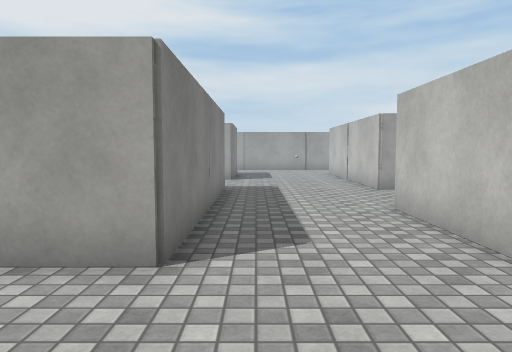
view 1 (above)

24 first-person views from a walk through a Unity game level. The camera is 1.3 m above the floor, tilts 4° down and sees 70° across. The floor is counted in squares, 1 m on a side. Each view is taken from the middle of a square. On the plan, view 1 faces up. The plan holds only what a view shows up to about 15 squares ahead; the rest is blank. The place goes on beyond the plan. The player is left out. Door leaves are left out, so doorways stand open. Some surface patterns are stand-ins.

view 2
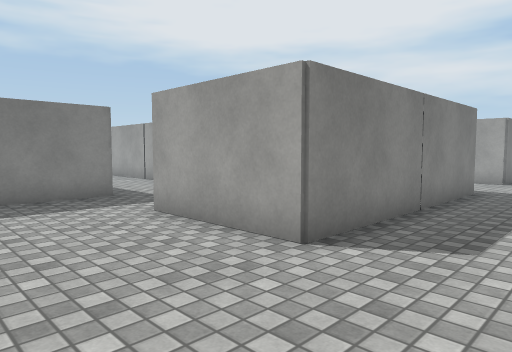

view 3
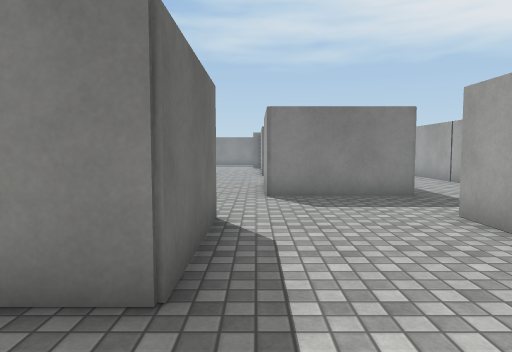

view 4
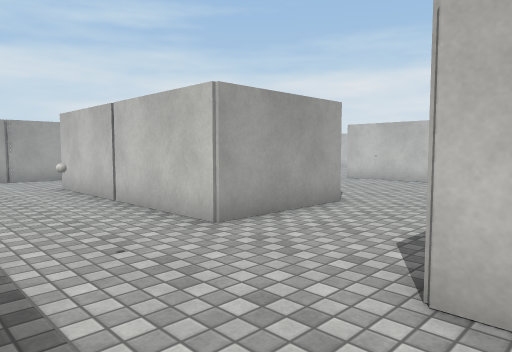

view 5
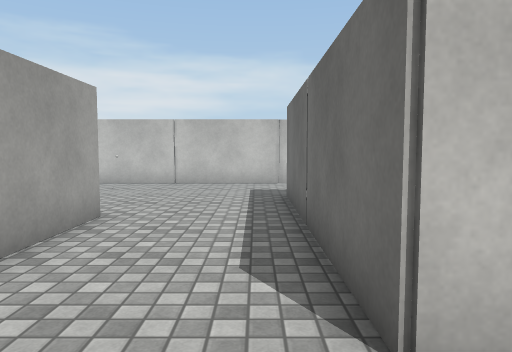

view 6
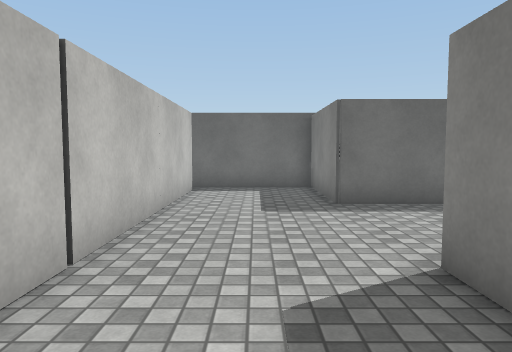

view 7
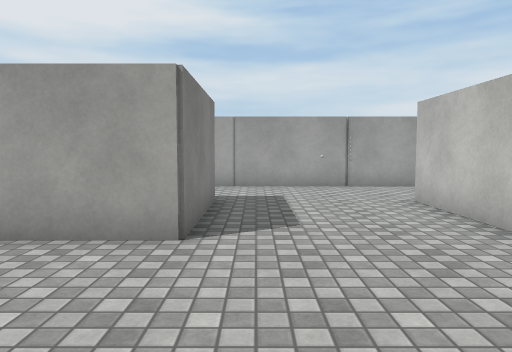

view 8
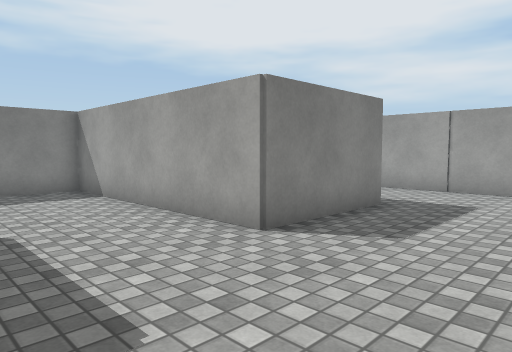

view 9
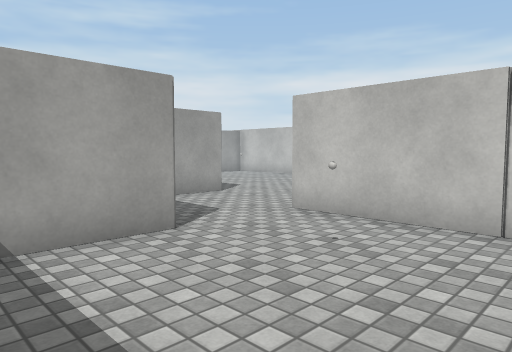

view 10
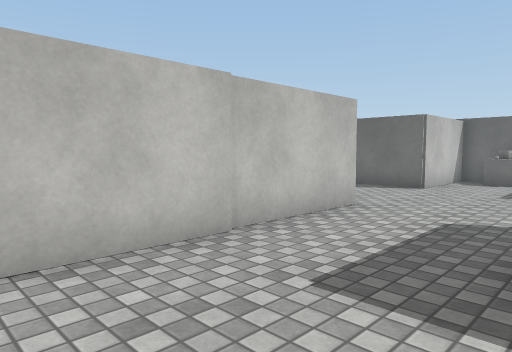

view 11
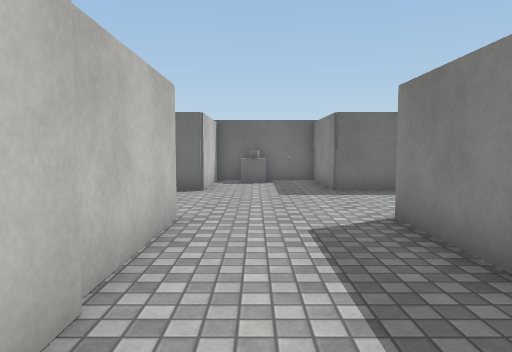

view 12
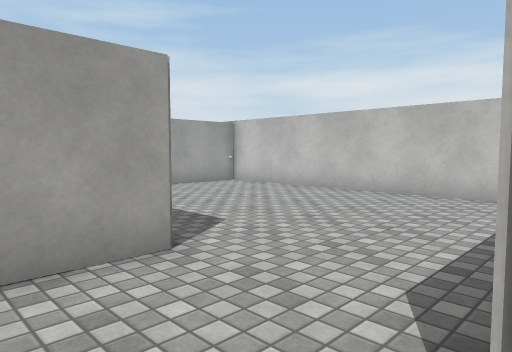

view 13
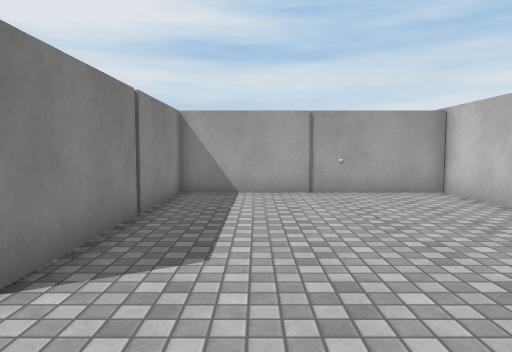

view 14
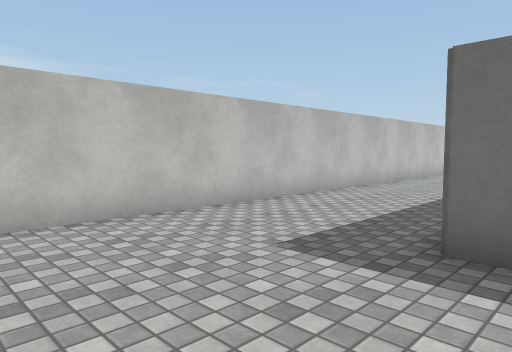

view 15
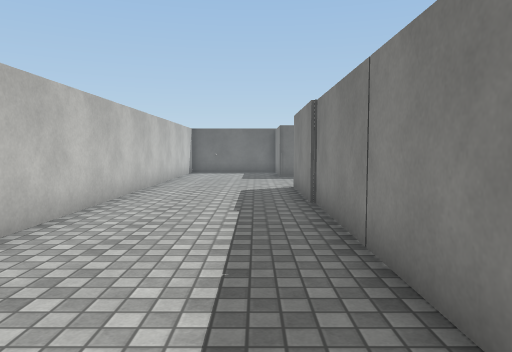

view 16
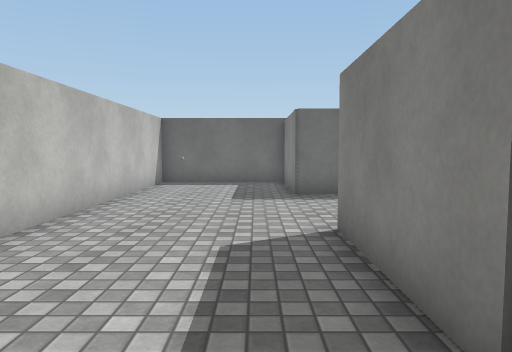

view 17
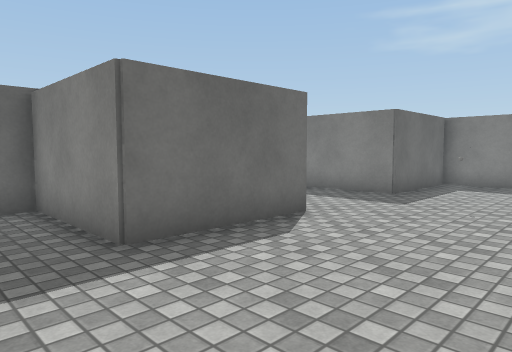

view 18
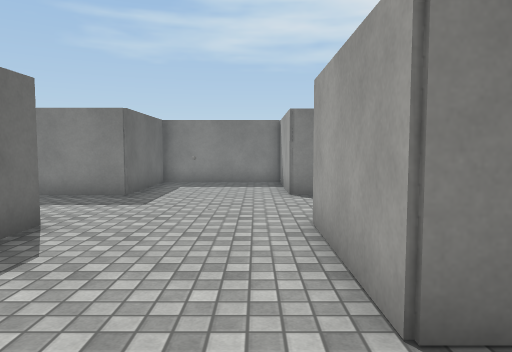

view 19
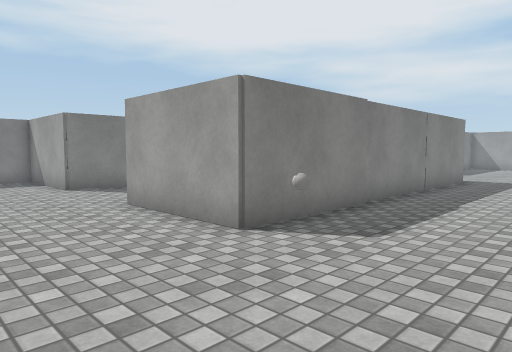

view 20
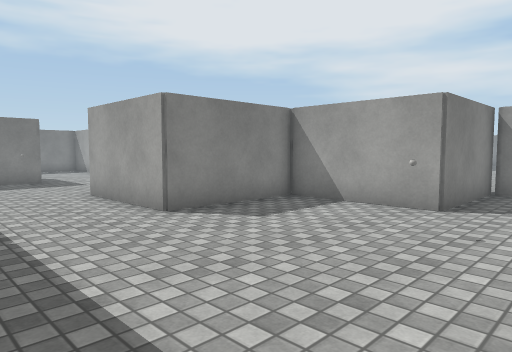

view 21
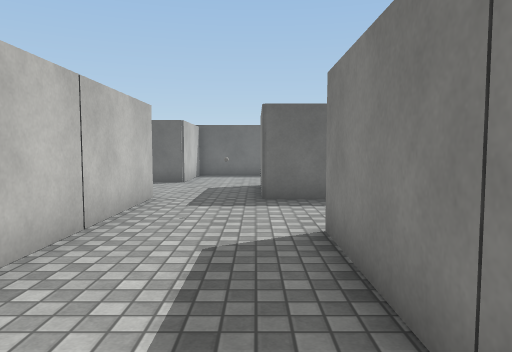

view 22
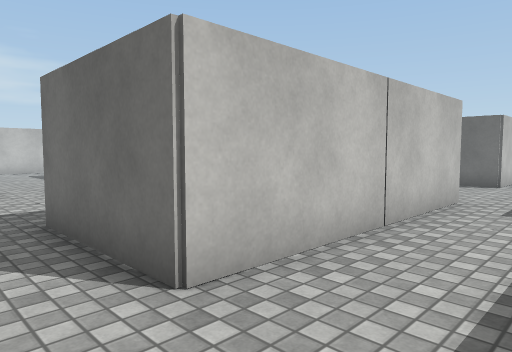

view 23
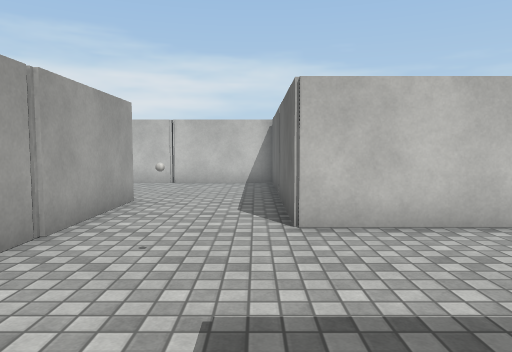

view 24
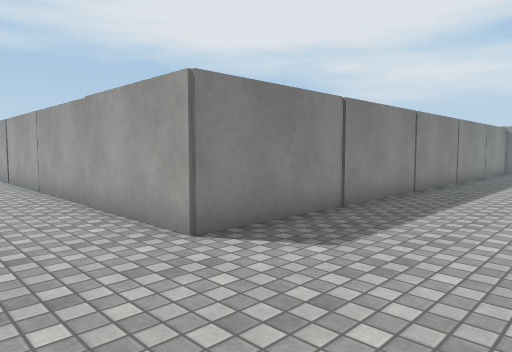

### Floor plan
Key: @ floor where view 1 was taken; # wall or solid block; . floor; C cube; O other object.
Columns run from 9 left of view 1 to 25 right of it. Each row starts with its distance up from view 1.
 33                 O...
 32                 O...
 31                 O...
 30                 O...
 29                 O....
 28                 O....     OOOOOOOO#
 27                 O....     O.......#
 26                 O.....O   O.......#
 25                 O.....O   O.......#
 24    OOOOOOOOOOOOOO.....O  O....#...#
 23        ...............O  O........#
 22        ....#..........O  O........#
 21        ...............O  O........#
 20         O....OOOOOOOOOO OO........#
 19         O....O       O............#
 18         O....O       O............#
 17         O....O       O............#
 16 OOOOOOOOO....O   OOOOO...O  O.....#
 15 O............O   O.......O  O.....#
 14 O............O   O....#..O  O.....#
 13 O  ..........O   O.......O  O.....#
 12 O...OOOOO....OOOOO.......O  O.....#
 11 O...O   O.#..............O  O.....#
 10 O...O   O................O  O.....#
  9 O...O   O................O  O.....#
  8 O...O   O...OOOOOOOOO....O  OO....#
  7 ..#.O   O...O       O....O   O....#
  6 ....O   O...O       O....O   O....#
  5 ....O   O...O       O....O   O....#
  4 OO..OOOOO...O   OOOOO....OOOOO....#
  3  O..........O   O.................#
  2  O..........O   O.....#.........#.#
  1  O..........O   O.................#
  0 O........@..O   O.................#
 -1 ....OOOOO...O   OOOOO....OOOOO....#
 -2     O   O...O       O....O   O....#
 -3         O...O       O..O.O   O....#
 -4         O...O       O..C.O   O....#
 -5         #####          ###   ######

Where each view was taken, in squares from view 1:
view 1: 0 up, 0 right, facing up
view 2: 0 up, 2 right, facing up-left
view 3: 0 up, 2 right, facing left
view 4: 7 up, 0 right, facing up-right
view 5: 9 up, 1 right, facing right
view 6: 8 up, 1 right, facing down
view 7: 11 up, 0 right, facing up
view 8: 12 up, 3 right, facing up-left
view 9: 11 up, 9 right, facing up-right
view 10: 12 up, 11 right, facing down-right
view 11: 11 up, 14 right, facing down
view 12: 16 up, 14 right, facing up-right
view 13: 17 up, 19 right, facing up
view 14: 21 up, 18 right, facing down-right
view 15: 17 up, 21 right, facing down
view 16: 10 up, 21 right, facing down
view 17: 4 up, 22 right, facing down-left
view 18: 3 up, 22 right, facing left
view 19: 0 up, 24 right, facing up-left
view 20: 8 up, 15 right, facing up-left
view 21: 14 up, 8 left, facing down
view 22: 14 up, 8 left, facing down-right
view 23: 21 up, 2 left, facing right
view 24: 21 up, 12 right, facing up-left
